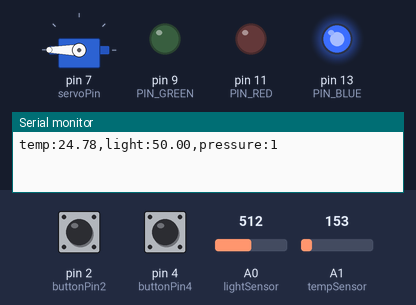
This sketch was run on a simulated Arduino Uno, built with avr-gcc and run on an emulated ATmega328P. Shown: servo, output pins drawn as LEDs (lit = HIGH), the last lines printed to the serial monitor. The test bench sets the inputs (shaded band); at power-on: A0 (lightSensor) = 512, pin 2 (buttonPin2) HIGH, pin 4 (buttonPin4) HIGH, A1 (tempSensor) = 153.

Above: at 3.2 s.
3.3 s: A0 (lightSensor) set to 319
6.3 s: A0 (lightSensor) set to 290
At 7.4 s:
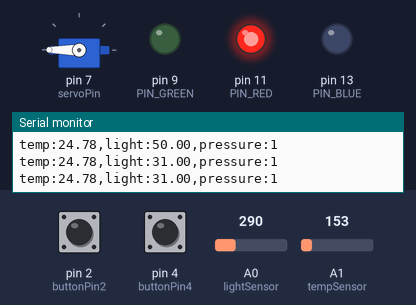
9.3 s: pin 2 (buttonPin2) pulled LOW for 1 s
At 10.8 s:
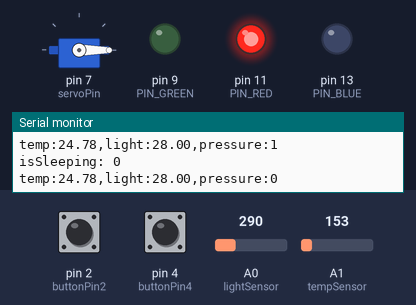
11.8 s: pin 4 (buttonPin4) pulled LOW for 0.15 s
At 12.7 s:
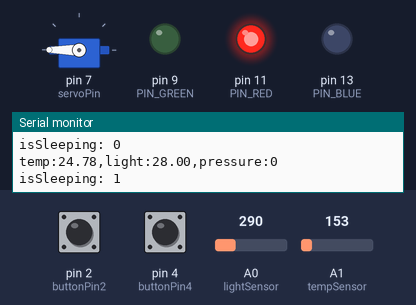
14.9 s: pin 4 (buttonPin4) pulled LOW for 1 s
At 14.9 s:
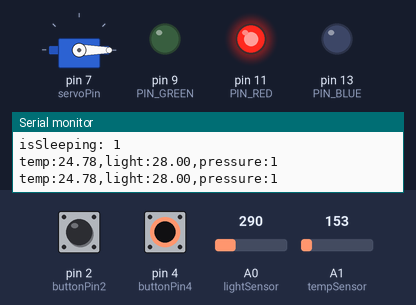
17.4 s: pin 4 (buttonPin4) pulled LOW for 3.2 s
At 17.8 s:
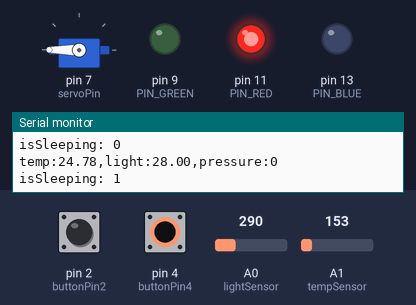
Timing chart, 0 to 23.1 s (numbered marks = the images above; inputs shaded):
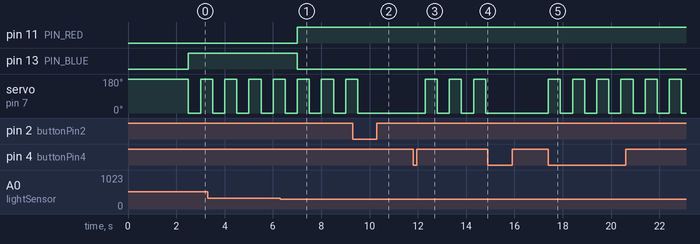

The sketch:

arduino.ino
```cpp
#include <Servo.h>

const int PIN_GREEN = 9;
const int PIN_RED   = 11;
const int PIN_BLUE  = 13;
const int lightSensor = A0;
const int tempSensor =  A1;
const int buttonPin2 = 2;
const int buttonPin4 = 4;


float maxLight = 30;
float idealTemp = 18.5;
bool autoTemp = true;
bool adaptiveLight = true;

unsigned long sleepStartTime = 0;
const unsigned long SLEEP_DURATION = 15000;  // 8 hours in milliseconds (8 * 60 * 60 * 1000)
bool sleepTimerActive = false;

const unsigned long SEND_INTERVAL = 2000;  // Send data every 5 seconds
unsigned long lastSendTime = 0;

int buttonState2 = 0;
int buttonState4 = 0;

bool isSleeping = true;
bool isFanTurnedOn = false;

Servo fanServo;  // Create a Servo object
int servoPin = 7; // Connect the servo signal wire to pin 9

void setup() {
  Serial.begin(9600);

  // put your setup code here, to run once:
  pinMode(PIN_RED,   OUTPUT);
  pinMode(PIN_GREEN, OUTPUT);
  pinMode(PIN_BLUE,  OUTPUT);
  pinMode(lightSensor, INPUT);
  pinMode(buttonPin2, INPUT_PULLUP);
  pinMode(buttonPin4, INPUT_PULLUP);

  delay(2000);  // Give time to initialize

  fanServo.attach(servoPin); // Attach the servo
}

void loop() {
  //Read sensors
  float light = readRoomBrightness();
  float temp = readRoomTemp();
  readBedSensor();
  int pressure = isSleeping ? 1:0;

  //check and register server changes
  checkServerChanges();

  //handle changes
  if (isSleeping){
    if (!sleepTimerActive) {
      sleepStartTime = millis();
      sleepTimerActive = true;
    }

    //Check if sleep duration has passed
    if (millis() - sleepStartTime >= SLEEP_DURATION) {
      isSleeping = false;
      sleepTimerActive = false;
    }

  } else {
    // Reset sleep timer when not sleeping
    sleepTimerActive = false;
    fanServo.write(0);
  }

  controlTemp(temp, isSleeping);
  controlLight(light);

  //Send data to client
  unsigned long currentTime = millis();
  if (currentTime - lastSendTime >= SEND_INTERVAL) {
    sendSensorData(light,temp,pressure);
    lastSendTime = currentTime;
  }
}

void checkServerChanges() {
  if (Serial.available() > 0) {
    String command = Serial.readStringUntil('\n');
    if (command.startsWith("PREFS:")) {
      handlePreferences(command);
    }
  }
}

void handlePreferences(String prefsData) {
  // Format: "PREFS:ideal_temp,max_light,adaptive_light,auto_temp"
  // Remove "PREFS:" prefix
  prefsData = prefsData.substring(6);

  // Parse the values
  int commaIndex = prefsData.indexOf(',');
  if (commaIndex > 0) {
    idealTemp = prefsData.substring(0, commaIndex).toFloat();
    prefsData = prefsData.substring(commaIndex + 1);

    commaIndex = prefsData.indexOf(',');
    if (commaIndex > 0) {
      maxLight = prefsData.substring(0, commaIndex).toInt();
      prefsData = prefsData.substring(commaIndex + 1);

      commaIndex = prefsData.indexOf(',');
      if (commaIndex > 0) {
        adaptiveLight = prefsData.substring(0, commaIndex).toInt() == 1;
        prefsData = prefsData.substring(commaIndex + 1);

        autoTemp = prefsData.toInt() == 1;
        if (!autoTemp) isFanTurnedOn = false;
      }
    }
  }
}

void controlTemp(float currentTemp, bool isSleeping) {
  // Temperature control
  if (!isSleeping) return;
  if (autoTemp) {
    float tempDiff = idealTemp - currentTemp;
    isFanTurnedOn = false;
    if (tempDiff > 1) {
      // Heat up - trigger heating logic
    } else if (tempDiff < -1) {
      isFanTurnedOn = true;
      rotateFan();
    }
  }

}

void controlLight(int currentLight) {
  // Light control
  if (adaptiveLight) {
    if (currentLight > maxLight) {
      changeLEDColor(0,0,255);
    } else if (currentLight < maxLight) {
      changeLEDColor(255,0,0);
    }
  }
}

void sendSensorData(float light, float temp, int pressure){
  //Send data to serial
  Serial.print("temp:");
  Serial.print(temp);
  Serial.print(",light:");
  Serial.print(light);
  Serial.print(",pressure:");
  Serial.println(pressure);
}


void changeLEDColor(int red, int green, int blue) {
  analogWrite(PIN_RED,   red);
  analogWrite(PIN_GREEN, green);
  analogWrite(PIN_BLUE,  blue);
}

float readRoomBrightness() {
   int rawValue = analogRead(lightSensor);
   return map(rawValue, 0, 1023, 0, 100);
}

float readRoomTemp() {
  int sensorValue = analogRead(tempSensor);
  float voltage = sensorValue * (5.0 / 1023.0);
  float temperature = (voltage - 0.5) * 100.0;
  return temperature;
}

void rotateFan() {
  if (!isFanTurnedOn) return;
  static int angle = 0;
  angle = (angle == 0) ? 180 : 0;
  fanServo.write(angle);
  delay(500);
}

void readBedSensor() {
  static int lastButtonState2 = HIGH;
  static int lastButtonState4 = HIGH;
  static unsigned long lastDebounceTime = 0;
  const unsigned long debounceDelay = 50;  // 50ms debounce

  int currentButtonState2 = digitalRead(buttonPin2);
  int currentButtonState4 = digitalRead(buttonPin4);
  unsigned long currentTime = millis();

  if ((currentButtonState2 == LOW && lastButtonState2 == HIGH) ||
      (currentButtonState4 == LOW && lastButtonState4 == HIGH)) {
    if (currentTime - lastDebounceTime > debounceDelay) {
      isSleeping = !isSleeping;
      Serial.print("isSleeping: ");
      Serial.println(isSleeping);
      lastDebounceTime = currentTime;
    }
  }

  lastButtonState2 = currentButtonState2;
  lastButtonState4 = currentButtonState4;
}
```

Measured:
- the behaviour switches between 307 and 306 on A0 (lightSensor) (found by bisection; images 0 and 1)
- after the input at 6.3 s, pin 11 (PIN_RED): LOW → HIGH after 0.71 s; pin 13 (PIN_BLUE): HIGH → LOW after 0.71 s
- after the input at 9.3 s, servo on pin 7 (servoPin): goes on until 9.5 s, then stays 0°
- after the input at 11.8 s, servo on pin 7 (servoPin): alternates 180° for 0.50 s and 0° for 0.50 s, starting after 0.50 s
- after the input at 14.9 s, servo on pin 7 (servoPin): stops changing and stays 0°
- after the input at 17.4 s, servo on pin 7 (servoPin): alternates 180° for 0.50 s and 0° for 0.50 s, starting at once
- by itself, servo on pin 7 (servoPin): alternates 180° for 0.50 s and 0° for 0.50 s
